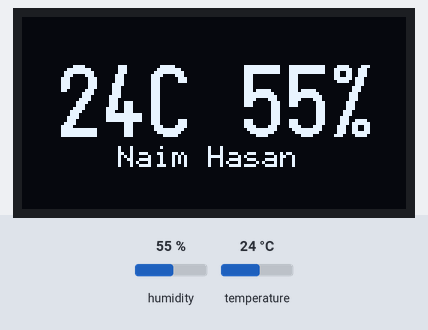
Simulated run of this sketch. Board: Arduino Uno, built with avr-gcc and run on an emulated ATmega328P. Parts: 128×64 one-colour display. The test bench sets the inputs (shaded band); at power-on: humidity 55 %, temperature 24 °C.

Above: at 2.2 s.

The sketch:

main.ino
```cpp
// hello. It's a test and simple Weather Station project made by Naim Hasan. Thanks for watching!
#include <U8g2lib.h>
#include <Wire.h>
#include <DHT.h>

U8G2_SH1106_128X64_NONAME_F_HW_I2C u8g2(U8G2_R0, U8X8_PIN_NONE);

#define DHTPIN 7
#define DHTTYPE DHT11
DHT dht(DHTPIN, DHTTYPE);

unsigned long lastRead = 0;
const unsigned long interval = 120000;

float temp = 0;
float hum = 0;

void drawScreen() {
  char tempStr[10];
  char humStr[10];

  dtostrf(temp, 2, 0, tempStr);
  dtostrf(hum, 2, 0, humStr);
  strcat(tempStr, "C");
  strcat(humStr, "%");

  u8g2.clearBuffer();
  u8g2.setFont(u8g2_font_logisoso24_tf);

  String mainText = String(tempStr) + " " + String(humStr);

  int w = u8g2.getUTF8Width(mainText.c_str());
  int x = (128 - w) / 2;

  u8g2.drawUTF8(x, 40, mainText.c_str());
  u8g2.setFont(u8g2_font_6x10_tf);
  u8g2.drawStr(32,50,"Naim Hasan");

  u8g2.sendBuffer();
}

void setup() {
  u8g2.begin();
  dht.begin();

  u8g2.setFont(u8g2_font_6x10_tf);
  u8g2.drawStr(20, 30, "Starting...");
  u8g2.sendBuffer();

  delay(2000);
}

void loop() {
  unsigned long now = millis();

  if (now - lastRead >= interval || lastRead == 0) {
    lastRead = now;

    float h = dht.readHumidity();
    float t = dht.readTemperature();

    if (isnan(h) || isnan(t)) {
      temp = -1;
      hum = -1;
    } else {
      temp = t;
      hum = h;
    }

    drawScreen();
  }
}
```
